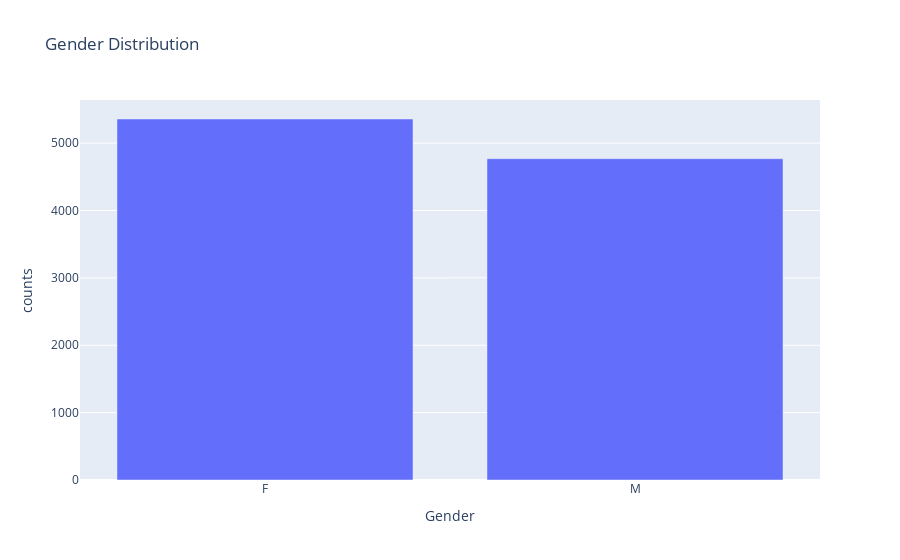

Write notebook code for a chart like this one.
### Markdown cell above
### Gender Distribution

### Code cell
age_df = bank_df.groupby(['Gender']).size().reset_index(name='counts')
fig = px.bar(age_df, x='Gender', y='counts', title="Gender Distribution")
fig.show()

### Figure 1 — Plotly figure (JSON) as saved in the notebook; plotly's stock layout.template omitted (floating-point values rounded to 4 significant figures)
{"data": [{"alignmentgroup": "True", "hovertemplate": "Gender=%{x}<br>counts=%{y}<extra></extra>", "legendgroup": "", "marker": {"color": "#636efa", "pattern": {"shape": ""}}, "name": "", "offsetgroup": "", "orientation": "v", "showlegend": false, "textposition": "auto", "type": "bar", "x": ["F", "M"], "xaxis": "x", "y": [5358, 4769], "yaxis": "y"}], "layout": {"barmode": "relative", "legend": {"tracegroupgap": 0}, "title": {"text": "Gender Distribution"}, "xaxis": {"anchor": "y", "domain": [0, 1], "title": {"text": "Gender"}}, "yaxis": {"anchor": "x", "domain": [0, 1], "title": {"text": "counts"}}}}
